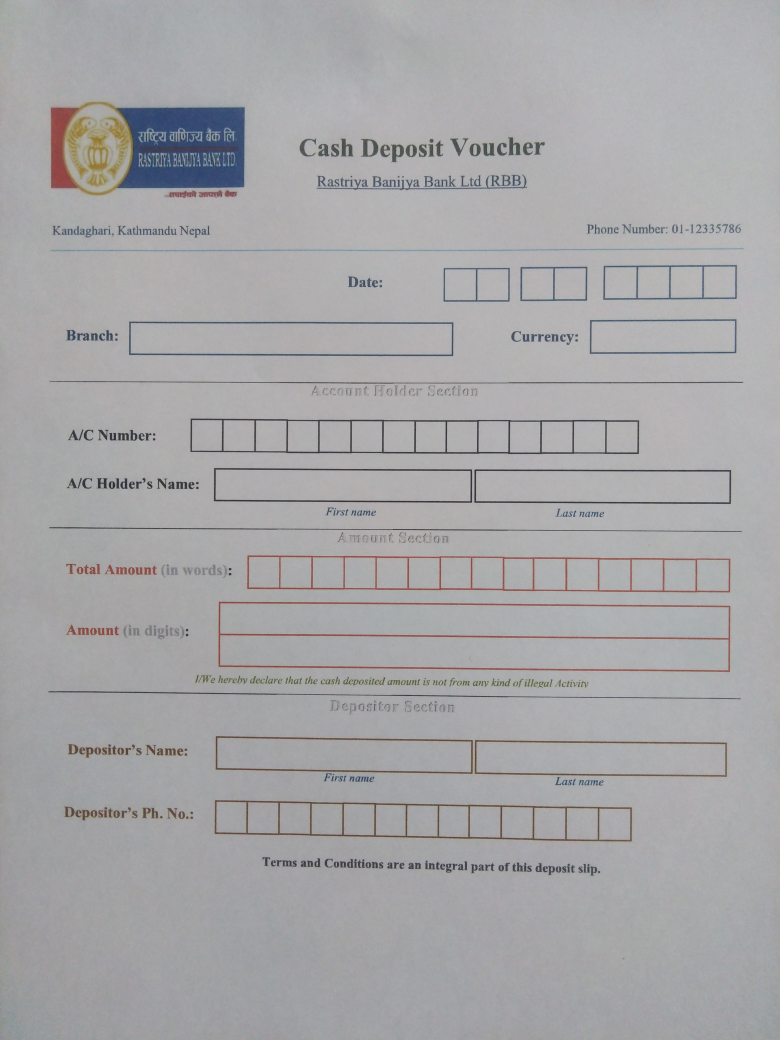
#> input picture API and AI/EasyForm/src/sample_form.jpg, 3120 x 4160 px (shown at 1/4 size)
$ python -i Crop.py   (imports and definitions only)
#> lines starting #> are read from the running program, lines starting #| are printed output that depends on the picture
#> further down, picture is the input picture: shape (4160, 3120, 3); mean B, G, R 167.9, 166.3, 166.9
import cv2
from FieldCoordinates import *
import numpy as np
from LetterSegmentation import segment_free_letters
import math


def crop_numbers_from_small_boxes(wrapped_image):
    kernel1 = np.ones((3, 3), np.uint8)

    croped_images = []
    date = []
    acc_number = []
    amount_in_digit = []
    phn_number = []


    for x, r in enumerate(date_coordinates):
        top_left_y = r[0][1]
        bottom_right_y = r[1][1]
        top_left_x = r[0][0]
        bottom_right_x = r[1][0]
        photo = wrapped_image[top_left_y:bottom_right_y,
                            top_left_x:bottom_right_x]

        grey_img = cv2.cvtColor(photo, cv2.COLOR_BGR2GRAY)

        # Applying Adaptive Threshold with kernel :- 21 X 21
        bin_img = cv2.adaptiveThreshold(
            grey_img, 255, cv2.ADAPTIVE_THRESH_MEAN_C, cv2.THRESH_BINARY_INV, 21, 21)
        bin_img = cv2.GaussianBlur(bin_img, (3, 3), 0)
        bin_img = cv2.morphologyEx(bin_img, cv2.MORPH_OPEN, kernel1)
        bin_img = cv2.dilate(bin_img, kernel1, iterations=1)
        resized_image = cv2.resize(bin_img, (28, 28))
        reshaped_final_image = np.reshape(resized_image, (1, 28, 28, 1))


        date.append(reshaped_final_image)
#> bin_img: shape (104, 106); every value is 0
#> after the loop, date = 8 items

    croped_images.append(["Date", date])


    for x, r in enumerate(account_number_coordinates):
        top_left_y = r[0][1]
        bottom_right_y = r[1][1]
        top_left_x = r[0][0]
        bottom_right_x = r[1][0]
        photo = wrapped_image[top_left_y:bottom_right_y,
                            top_left_x:bottom_right_x]

        grey_img = cv2.cvtColor(photo, cv2.COLOR_BGR2GRAY)

        # Applying Adaptive Threshold with kernel :- 21 X 21
        bin_img = cv2.adaptiveThreshold(
            grey_img, 255, cv2.ADAPTIVE_THRESH_MEAN_C, cv2.THRESH_BINARY_INV, 21, 21)
        bin_img = cv2.GaussianBlur(bin_img, (3, 3), 0)
        bin_img = cv2.morphologyEx(bin_img, cv2.MORPH_OPEN, kernel1)
        bin_img = cv2.dilate(bin_img, kernel1, iterations=1)
        resized_image = cv2.resize(bin_img, (28, 28))
        reshaped_final_image = np.reshape(resized_image, (1, 28, 28, 1))


        acc_number.append(reshaped_final_image)
#> this loop made 14 passes
#> pass 1, in crop_numbers_from_small_boxes, `photo = wrapped_image[top_left_y:bottom_right_y, top_left_x:bottom_rig..`:
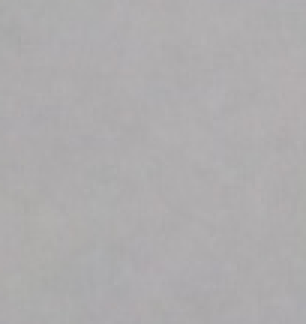
#> photo: shape (108, 102, 3) (shown 3 times larger); mean B, G, R 173.6, 172.6, 174.4
#> after the loop: bin_img: shape (102, 102); every value is 0
#> after the loop, acc_number = 14 items

    croped_images.append(["Account Number", acc_number])


    for x, r in enumerate(amount_in_digit_coordinates):
        top_left_y = r[0][1]
        bottom_right_y = r[1][1]
        top_left_x = r[0][0]
        bottom_right_x = r[1][0]
        photo = wrapped_image[top_left_y:bottom_right_y,
                            top_left_x:bottom_right_x]

        grey_img = cv2.cvtColor(photo, cv2.COLOR_BGR2GRAY)

        # Applying Adaptive Threshold with kernel :- 21 X 21
        bin_img = cv2.adaptiveThreshold(
            grey_img, 255, cv2.ADAPTIVE_THRESH_MEAN_C, cv2.THRESH_BINARY_INV, 21, 21)
        bin_img = cv2.GaussianBlur(bin_img, (3, 3), 0)
        bin_img = cv2.morphologyEx(bin_img, cv2.MORPH_OPEN, kernel1)
        bin_img = cv2.dilate(bin_img, kernel1, iterations=1)
        resized_image = cv2.resize(bin_img, (28, 28))
        reshaped_final_image = np.reshape(resized_image, (1, 28, 28, 1))

        amount_in_digit.append(reshaped_final_image)
#> bin_img: shape (93, 97); every value is 0
#> grey_img: shape (93, 97)
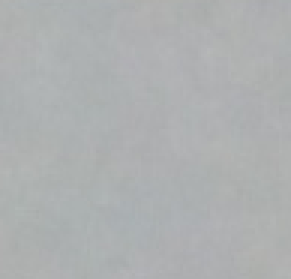
#> photo: shape (93, 97, 3) (shown 3 times larger); mean B, G, R 177.1, 176.4, 173.8
#> after the loop, amount_in_digit = 15 items

    croped_images.append(["Amount(in digit)", amount_in_digit])


    for x, r in enumerate(depositer_phone_number_coordinates):
        top_left_y = r[0][1]
        bottom_right_y = r[1][1]
        top_left_x = r[0][0]
        bottom_right_x = r[1][0]
        photo = wrapped_image[top_left_y:bottom_right_y,
                            top_left_x:bottom_right_x]

        grey_img = cv2.cvtColor(photo, cv2.COLOR_BGR2GRAY)

        # Applying Adaptive Threshold with kernel :- 21 X 21
        bin_img = cv2.adaptiveThreshold(
            grey_img, 255, cv2.ADAPTIVE_THRESH_MEAN_C, cv2.THRESH_BINARY_INV, 21, 21)
        bin_img = cv2.GaussianBlur(bin_img, (3, 3), 0)
        bin_img = cv2.morphologyEx(bin_img, cv2.MORPH_OPEN, kernel1)
        bin_img = cv2.dilate(bin_img, kernel1, iterations=1)
        resized_image = cv2.resize(bin_img, (28, 28))
        reshaped_final_image = np.reshape(resized_image, (1, 28, 28, 1))

        # cv2.imshow(str(x),resized_image)
        # cv2.waitKey(1500)

        phn_number.append(reshaped_final_image)
#> bin_img: shape (112, 117); every value is 0
#> grey_img: shape (112, 117)
#> photo: shape (112, 117, 3)
#> after the loop, phn_number = 13 items

    croped_images.append(["Depositor's Phone Number", phn_number])

    return croped_images


# [105 lines left out: function crop_letter_from_big_boxes, not called in this run]


>>> import cv2
>>> picture = cv2.imread('sample_form.jpg')
>>> result = crop_numbers_from_small_boxes(picture)
#> result = 4 items

$ run again, on API and AI/EasyForm/src/test.jpg
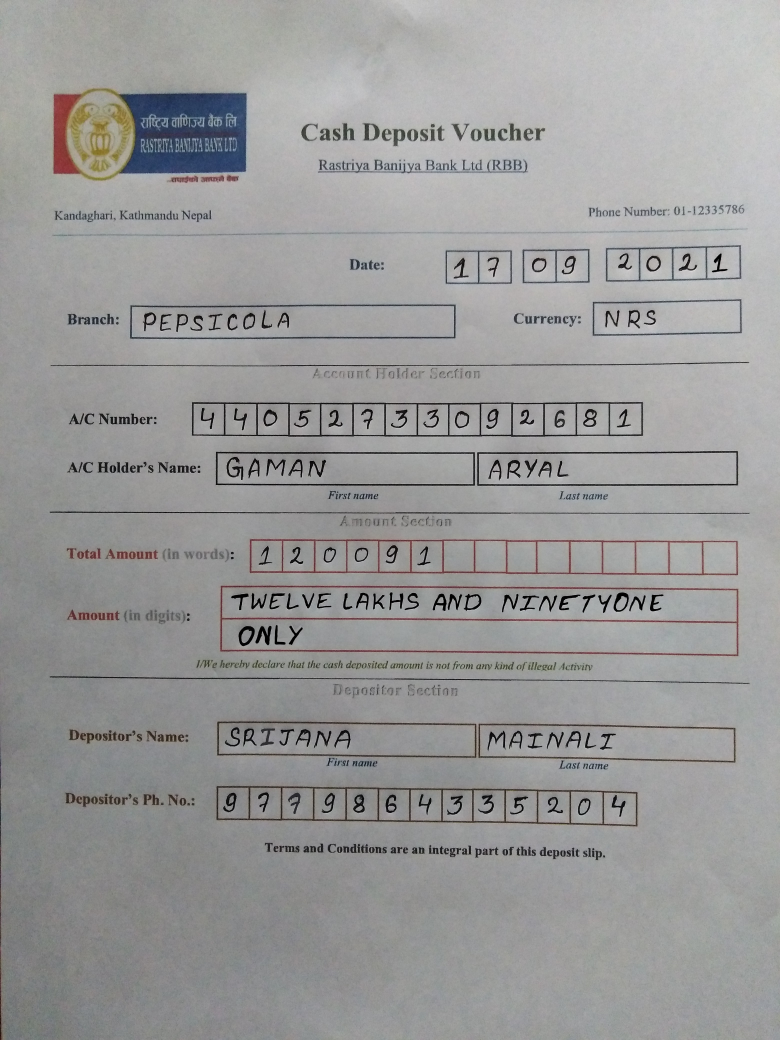
#> input picture API and AI/EasyForm/src/test.jpg, 3120 x 4160 px (shown at 1/4 size)
#> picture is the input picture: shape (4160, 3120, 3); mean B, G, R 153.1, 153.4, 153.6
#> after the loop in crop_numbers_from_small_boxes, `for x, r in enumerate(date_coordinates):`: date = 8 items
#> after the loop in crop_numbers_from_small_boxes, `for x, r in enumerate(account_number_coordinates):`: acc_number = 14 items
#> after the loop in crop_numbers_from_small_boxes, `for x, r in enumerate(amount_in_digit_coordinates):`: amount_in_digit = 15 items
#> after the loop in crop_numbers_from_small_boxes, `for x, r in enumerate(depositer_phone_number_coordinates):`:
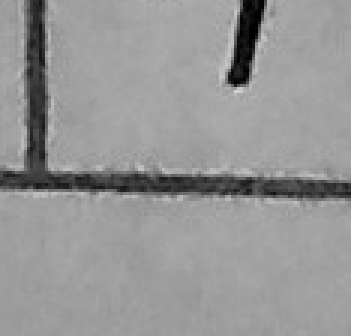
#> grey_img: shape (112, 117) (shown 3 times larger); min 0, max 210, mean 150
#> after the loop in crop_numbers_from_small_boxes, `for x, r in enumerate(depositer_phone_number_coordinates):`:
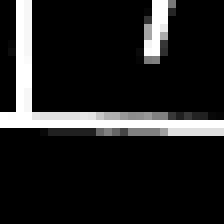
#> resized_image: shape (28, 28) (shown 8 times larger); min 0, max 255, mean 33
#> after the loop in crop_numbers_from_small_boxes, `for x, r in enumerate(depositer_phone_number_coordinates):`: phn_number = 13 items
#> result = 4 items
